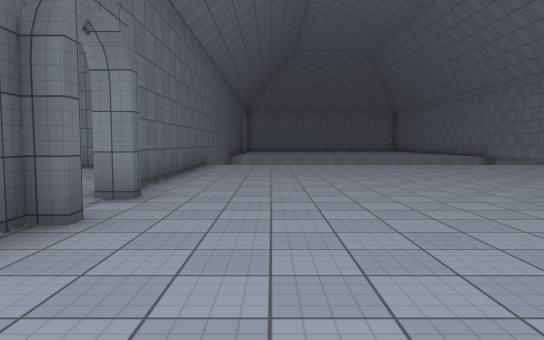
view 1 (above)

18 first-person views from a walk through a 3-D level made in the Unity game engine. The camera is 1.4 m above the floor, tilts 4° down and sees 70° across. The floor is counted in squares, 2 m on a side. Each view is taken from the middle of a square. On the plan, view 1 faces up. The plan holds only what a view shows up to about 11 squares ahead; the rest is blank. The place goes on beyond the plan. The player character is not drawn. Surface patterns are stand-ins for the level's own textures.

view 2
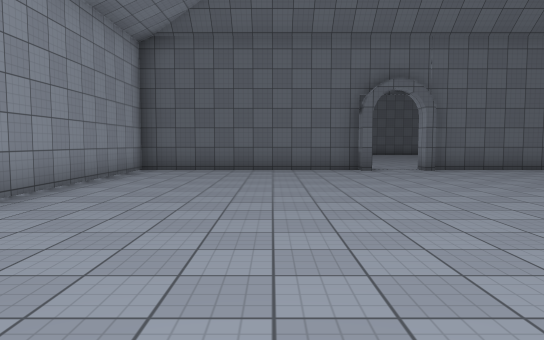

view 3
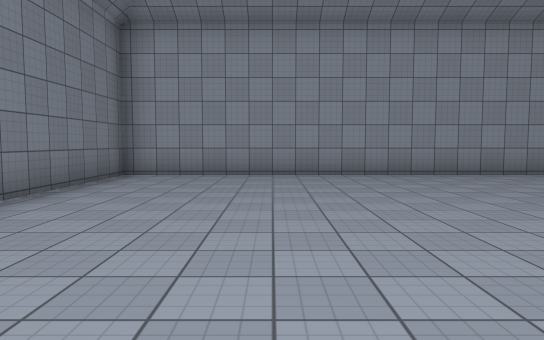

view 4
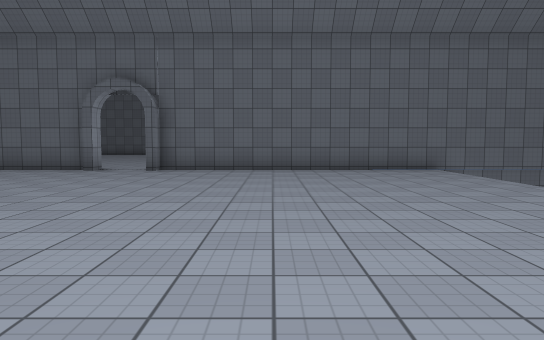

view 5
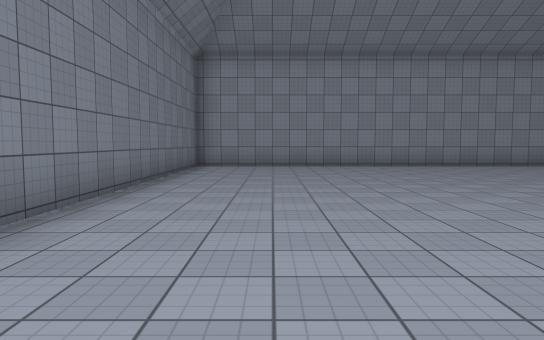

view 6
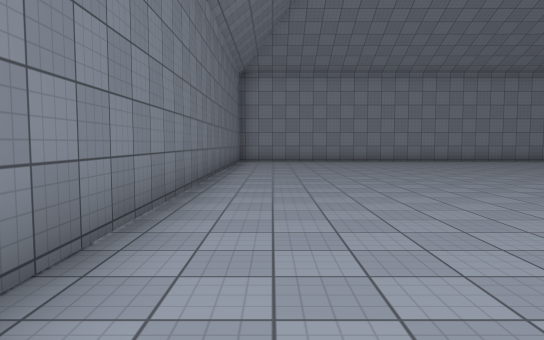

view 7
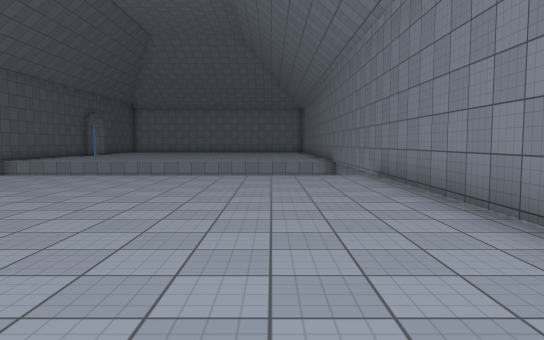

view 8
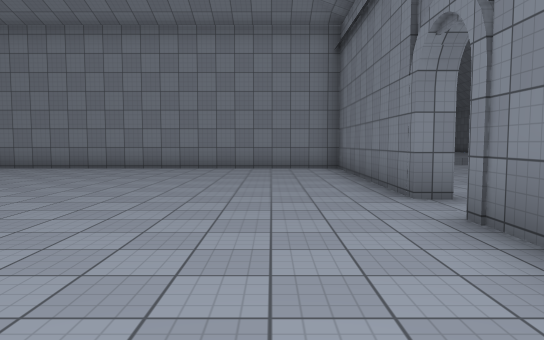

view 9
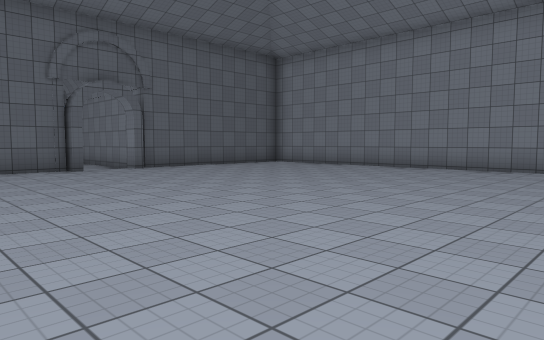

view 10
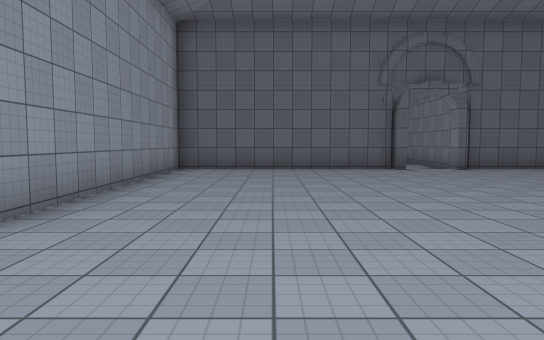

view 11
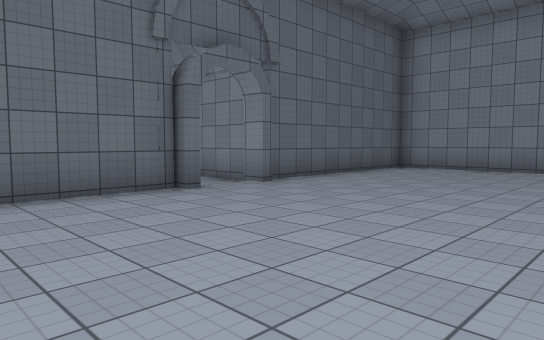

view 12
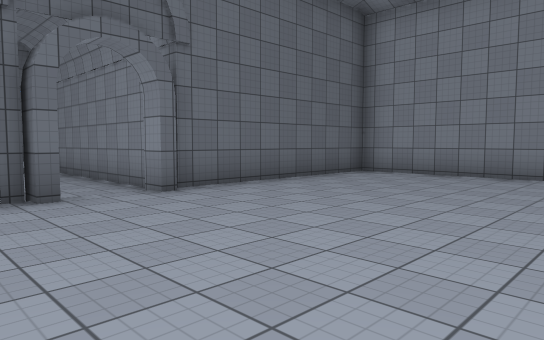

view 13
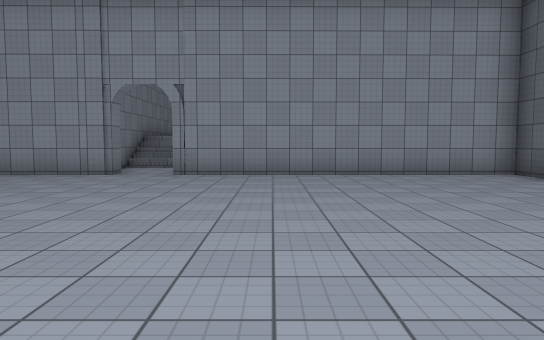

view 14
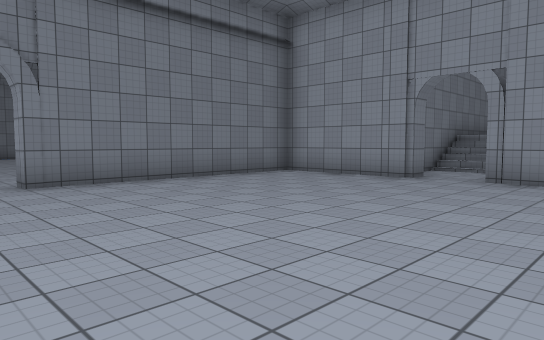

view 15
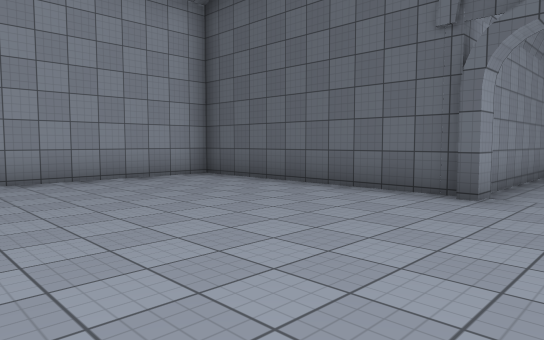

view 16
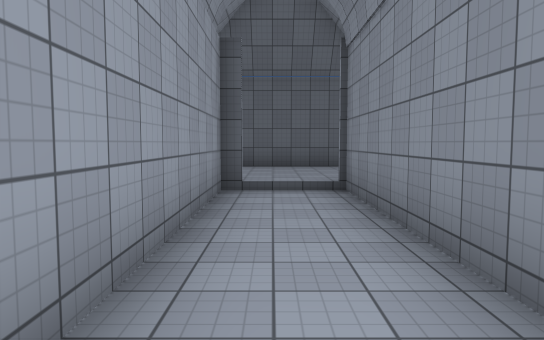

view 17
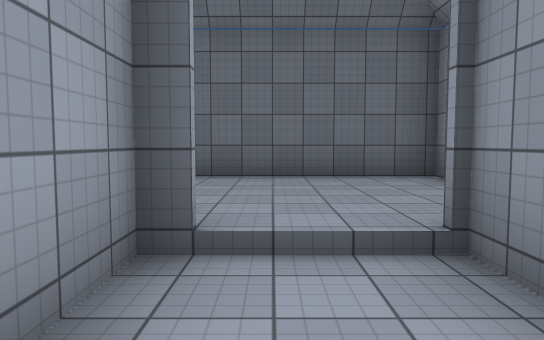

view 18
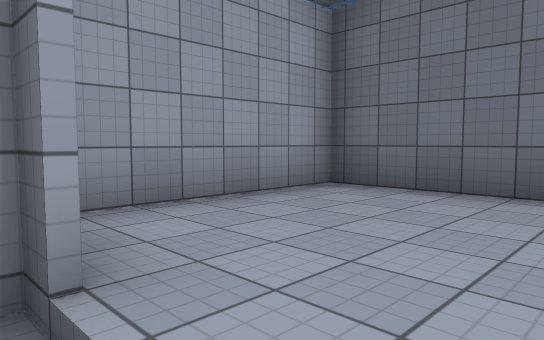

### Floor plan
Points are (right, up) in squares from view 1. A wall is a line through its corners. A room is listed if a view was taken in it or the views show most of it. See-through windows are left out.
Room 1 (views 1, 2, 3, 4, 5, 6, 7)
walls: (-1.6, 4.8) (-2.2, 4.8); (-2.1, 3.3) (-2.1, -2.5); (-2.2, 3.5) (-1.6, 3.5); (-2, -2.4) (10.2, -2.3) (10.2, 15); (-2.1, 15.1) (-2.1, 5.1)
ways out: opening at (-2, 4) to room 2
Room 2 (views 8, 9, 10, 11, 12, 13, 14, 15, 16)
walls: (-14, 3.3) (-14.6, 3.3); (-14, 4.8) (-14.6, 4.8); (-14.3, 3.2) (-14.3, -2.5) (-6.8, -2.4); (-14.6, 3.5) (-14, 3.5); (-2.2, 4.8) (-2.2, 10.5) (-14.3, 10.5) (-14.3, 5.2) (-15.5, 5.2); (-5.5, -2.4) (-2, -2.4); (-2.2, -2.4) (-2.2, 3.5)
ways out: opening at (-2, 4) to room 1; opening at (-15, 4) to room 3; opening at (-6, -3)
Room 3 (views 17, 18)
walls: (-20.4, 3.2) (-15.1, 3.2); (-23.9, 6.7) (-24.4, 6.7) (-24.4, 1.8) (-21, 1.8); (-15.5, 5.2) (-20.5, 5.2)
ways out: opening at (-15, 4) to room 2

Where each view was taken, in squares from view 1:
view 1: 0 up, 0 right, facing up
view 2: 1 up, 8 right, facing left
view 3: 6 up, 7 right, facing down
view 4: 8 up, 8 right, facing left
view 5: 9 up, 8 right, facing down
view 6: 12 up, 9 right, facing down
view 7: 4 up, 8 right, facing up
view 8: 0 up, 4 left, facing up
view 9: 0 up, 4 left, facing up-left
view 10: 0 up, 4 left, facing left
view 11: 0 up, 9 left, facing up-left
view 12: 2 up, 9 left, facing up-left
view 13: 6 up, 9 left, facing down
view 14: 5 up, 9 left, facing down-right
view 15: 5 up, 9 left, facing down-left
view 16: 4 up, 14 left, facing left
view 17: 4 up, 18 left, facing left
view 18: 5 up, 20 left, facing down-left
